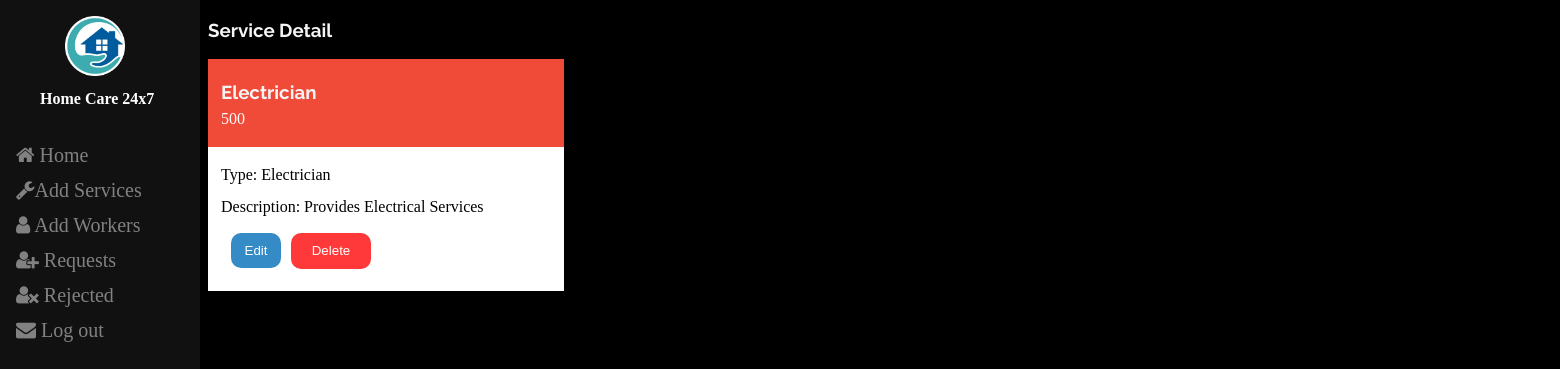
The page /service_detail.php?s_id=1 (signed in) on the database its author committed.
### tables this page shows
CREATE TABLE `services_db` (
  `services_id` int(11) NOT NULL,
  `service_name` varchar(100) NOT NULL,
  `service_type` varchar(100) NOT NULL,
  `service_price` int(11) NOT NULL,
  `service_desc` varchar(500) NOT NULL,
  `tags` varchar(100) NOT NULL
);

CREATE TABLE `service_type` (
  `type_id` int(11) NOT NULL,
  `type` varchar(30) NOT NULL
);

### service_detail.php (the view, shortened to what this page needs)
<?php
include 'db2.php';
$su_id=$_GET['s_id'];
$result=mysqli_query($con,"SELECT * FROM `services_db` join service_type on services_db.service_type=service_type.type_id where service_type='$su_id'");
 ?>
<!DOCTYPE html>
<html lang="en">
<head>
    <link href="stylesheet.css" rel="stylesheet">
</head>
<body>
<?php include 'side.php';?>
<div class="common-div">
<h3>Service Detail</h3>
<div id="block_container">
<?php
            while ($row = mysqli_fetch_assoc($result)) {  ?>
<div class="blah">
<div class="card-detail">
<h3 style="margin-left:10px;"><?php echo $row['service_name'];?></h3>
<p style="margin-top:-12px; margin-left:10px;"><?php echo $row['service_price'];?></p>
</div>
<div class="card-detail-two">
<p style="margin-left:10px; margin-bottom:-20px;">Type: <?php echo $row['type'];?></p><br>
<p style="margin-bottom:-5px; margin-left:10px;">Description: <?php echo $row['service_desc'];?></p><br>
<a href="edit_service.php?s_id=<?php echo $row['services_id'];?>"><input type="button" value="Edit" name="btn_add"></a
><a href="delete_service.php?s_id=<?php echo $row['services_id'];?>"><input type="reset" value="Delete"></a>
</div></div>
<?php } ?>
</div></div>
</body>
</html>

### stylesheet.css (style rules this page uses)
body { background: hsl(0, 0%, 0%); }
h3 { color: #f5f5f5; }
input[type=reset] { width: 80px; height: 36px; background-color: #ff3939; color: white; padding: 10px; margin: 4px 0 0 10px; border: none; border-radius: 10px; cursor: pointer; }
input[type=button] { width: 50px; background-color: #358bc5; color: white; padding: 10px; margin: 0px 0 20px 20px; border: none; border-radius: 10px; cursor: pointer; }
.common-div { width:700px; margin-left:200px; }
#block_container { display: flex; width: 200%; }
.card-detail { background-color:#FEBC26; font-family: verdana; }

### service_detail.php (style rules this page uses)
h3 { font-family: "Raleway", Helvetica, sans-serif; }
a { text-decoration:none; }
.card-detail { background-color: rgb(240, 74, 56); font-family: verdana; width:350px; padding:3px; color:white; }
.card-detail-two { font-family: verdana; width:350px; margin-top:-30px; padding:3px; background:white; }
.blah { margin-right:20px; }

### Side.php (style rules this page uses)
div { margin-bottom:30px; }

### rows shown on the page
services_db: service_name "Electrician", service_price "500", service_type.type "Electrician", service_desc "Provides Electrical Services"
